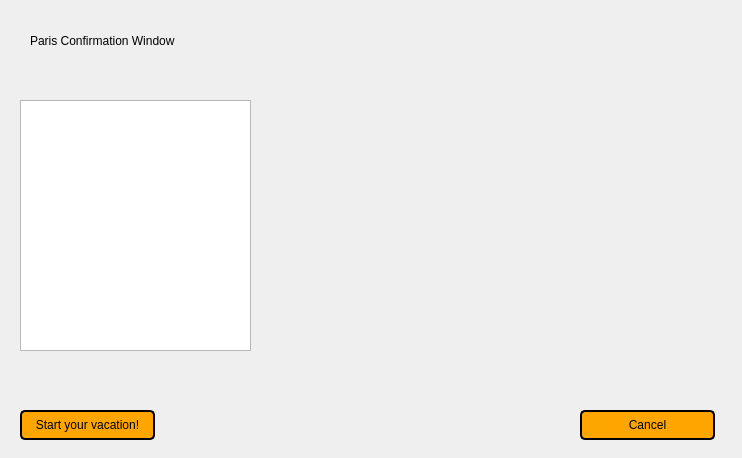
<?xml version="1.0" encoding="UTF-8"?>
<ui version="4.0">
 <class>tConfirmParis</class>
 <widget class="QWidget" name="tConfirmParis">
  <property name="geometry">
   <rect>
    <x>0</x>
    <y>0</y>
    <width>742</width>
    <height>458</height>
   </rect>
  </property>
  <property name="windowTitle">
   <string>Form</string>
  </property>
  <widget class="QLabel" name="ParisConfirmationLabel">
   <property name="geometry">
    <rect>
     <x>30</x>
     <y>0</y>
     <width>261</width>
     <height>81</height>
    </rect>
   </property>
   <property name="text">
    <string>Paris Confirmation Window</string>
   </property>
  </widget>
  <widget class="QPushButton" name="startSimulationBtn1">
   <property name="geometry">
    <rect>
     <x>20</x>
     <y>410</y>
     <width>135</width>
     <height>30</height>
    </rect>
   </property>
   <property name="styleSheet">
    <string notr="true">background-color:#ffa500;
border-style: solid;
border-color: black;
border-width: 2px;
border-radius: 5px;</string>
   </property>
   <property name="text">
    <string>Start your vacation!</string>
   </property>
  </widget>
  <widget class="QPushButton" name="cancelButton">
   <property name="geometry">
    <rect>
     <x>580</x>
     <y>410</y>
     <width>135</width>
     <height>30</height>
    </rect>
   </property>
   <property name="styleSheet">
    <string notr="true">background-color:#ffa500;
border-style: solid;
border-color: black;
border-width: 2px;
border-radius: 5px;</string>
   </property>
   <property name="text">
    <string>Cancel</string>
   </property>
  </widget>
  <widget class="QListWidget" name="cityList">
   <property name="geometry">
    <rect>
     <x>20</x>
     <y>100</y>
     <width>231</width>
     <height>251</height>
    </rect>
   </property>
  </widget>
 </widget>
 <resources/>
 <connections/>
</ui>
